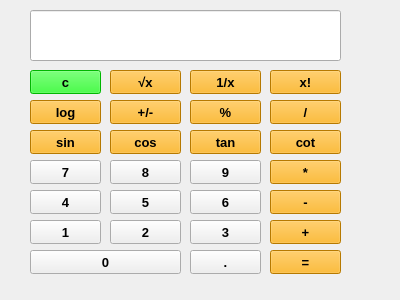
<?xml version="1.0" encoding="UTF-8"?>
<ui version="4.0">
 <class>Form</class>
 <widget class="QWidget" name="Form">
  <property name="geometry">
   <rect>
    <x>0</x>
    <y>0</y>
    <width>400</width>
    <height>300</height>
   </rect>
  </property>
  <property name="windowTitle">
   <string>Form</string>
  </property>
  <property name="styleSheet">
   <string notr="true">border-color: rgb(255, 170, 0);</string>
  </property>
  <widget class="QLineEdit" name="textbox">
   <property name="geometry">
    <rect>
     <x>30</x>
     <y>10</y>
     <width>311</width>
     <height>51</height>
    </rect>
   </property>
   <property name="font">
    <font>
     <pointsize>10</pointsize>
     <bold>true</bold>
    </font>
   </property>
   <property name="styleSheet">
    <string notr="true">border-color: rgb(0, 0, 0);</string>
   </property>
  </widget>
  <widget class="QPushButton" name="btn_7">
   <property name="geometry">
    <rect>
     <x>30</x>
     <y>160</y>
     <width>71</width>
     <height>24</height>
    </rect>
   </property>
   <property name="font">
    <font>
     <pointsize>10</pointsize>
     <bold>true</bold>
    </font>
   </property>
   <property name="text">
    <string>7</string>
   </property>
  </widget>
  <widget class="QPushButton" name="btn_2">
   <property name="geometry">
    <rect>
     <x>110</x>
     <y>220</y>
     <width>71</width>
     <height>24</height>
    </rect>
   </property>
   <property name="font">
    <font>
     <pointsize>10</pointsize>
     <bold>true</bold>
    </font>
   </property>
   <property name="text">
    <string>2</string>
   </property>
  </widget>
  <widget class="QPushButton" name="btn_5">
   <property name="geometry">
    <rect>
     <x>110</x>
     <y>190</y>
     <width>71</width>
     <height>24</height>
    </rect>
   </property>
   <property name="font">
    <font>
     <pointsize>10</pointsize>
     <bold>true</bold>
    </font>
   </property>
   <property name="text">
    <string>5</string>
   </property>
  </widget>
  <widget class="QPushButton" name="btn_4">
   <property name="geometry">
    <rect>
     <x>30</x>
     <y>190</y>
     <width>71</width>
     <height>24</height>
    </rect>
   </property>
   <property name="font">
    <font>
     <pointsize>10</pointsize>
     <bold>true</bold>
    </font>
   </property>
   <property name="text">
    <string>4</string>
   </property>
  </widget>
  <widget class="QPushButton" name="btn_1">
   <property name="geometry">
    <rect>
     <x>30</x>
     <y>220</y>
     <width>71</width>
     <height>24</height>
    </rect>
   </property>
   <property name="font">
    <font>
     <pointsize>10</pointsize>
     <bold>true</bold>
    </font>
   </property>
   <property name="text">
    <string>1</string>
   </property>
  </widget>
  <widget class="QPushButton" name="btn_3">
   <property name="geometry">
    <rect>
     <x>190</x>
     <y>220</y>
     <width>71</width>
     <height>24</height>
    </rect>
   </property>
   <property name="font">
    <font>
     <pointsize>10</pointsize>
     <bold>true</bold>
    </font>
   </property>
   <property name="text">
    <string>3</string>
   </property>
  </widget>
  <widget class="QPushButton" name="btn_dot">
   <property name="geometry">
    <rect>
     <x>190</x>
     <y>250</y>
     <width>71</width>
     <height>24</height>
    </rect>
   </property>
   <property name="font">
    <font>
     <pointsize>10</pointsize>
     <bold>true</bold>
    </font>
   </property>
   <property name="text">
    <string>.</string>
   </property>
  </widget>
  <widget class="QPushButton" name="btn_0">
   <property name="geometry">
    <rect>
     <x>30</x>
     <y>250</y>
     <width>151</width>
     <height>24</height>
    </rect>
   </property>
   <property name="font">
    <font>
     <pointsize>10</pointsize>
     <bold>true</bold>
    </font>
   </property>
   <property name="text">
    <string>0</string>
   </property>
  </widget>
  <widget class="QPushButton" name="btn_equal">
   <property name="geometry">
    <rect>
     <x>270</x>
     <y>250</y>
     <width>71</width>
     <height>24</height>
    </rect>
   </property>
   <property name="font">
    <font>
     <pointsize>10</pointsize>
     <bold>true</bold>
    </font>
   </property>
   <property name="styleSheet">
    <string notr="true">background-color: rgb(255, 170, 0);</string>
   </property>
   <property name="text">
    <string>=</string>
   </property>
  </widget>
  <widget class="QPushButton" name="btn_sum">
   <property name="geometry">
    <rect>
     <x>270</x>
     <y>220</y>
     <width>71</width>
     <height>24</height>
    </rect>
   </property>
   <property name="font">
    <font>
     <pointsize>10</pointsize>
     <bold>true</bold>
    </font>
   </property>
   <property name="styleSheet">
    <string notr="true">background-color: rgb(255, 170, 0);</string>
   </property>
   <property name="text">
    <string>+</string>
   </property>
  </widget>
  <widget class="QPushButton" name="btn_sub">
   <property name="geometry">
    <rect>
     <x>270</x>
     <y>190</y>
     <width>71</width>
     <height>24</height>
    </rect>
   </property>
   <property name="font">
    <font>
     <pointsize>10</pointsize>
     <bold>true</bold>
    </font>
   </property>
   <property name="styleSheet">
    <string notr="true">background-color: rgb(255, 170, 0);</string>
   </property>
   <property name="text">
    <string>-</string>
   </property>
  </widget>
  <widget class="QPushButton" name="btn_clear">
   <property name="geometry">
    <rect>
     <x>30</x>
     <y>70</y>
     <width>71</width>
     <height>24</height>
    </rect>
   </property>
   <property name="font">
    <font>
     <pointsize>10</pointsize>
     <bold>true</bold>
    </font>
   </property>
   <property name="styleSheet">
    <string notr="true">background-color: rgb(0, 255, 0);</string>
   </property>
   <property name="text">
    <string>c</string>
   </property>
  </widget>
  <widget class="QPushButton" name="btn_6">
   <property name="geometry">
    <rect>
     <x>190</x>
     <y>190</y>
     <width>71</width>
     <height>24</height>
    </rect>
   </property>
   <property name="font">
    <font>
     <pointsize>10</pointsize>
     <bold>true</bold>
    </font>
   </property>
   <property name="text">
    <string>6</string>
   </property>
  </widget>
  <widget class="QPushButton" name="btn_8">
   <property name="geometry">
    <rect>
     <x>110</x>
     <y>160</y>
     <width>71</width>
     <height>24</height>
    </rect>
   </property>
   <property name="font">
    <font>
     <pointsize>10</pointsize>
     <bold>true</bold>
    </font>
   </property>
   <property name="text">
    <string>8</string>
   </property>
  </widget>
  <widget class="QPushButton" name="btn_9">
   <property name="geometry">
    <rect>
     <x>190</x>
     <y>160</y>
     <width>71</width>
     <height>24</height>
    </rect>
   </property>
   <property name="font">
    <font>
     <pointsize>10</pointsize>
     <bold>true</bold>
    </font>
   </property>
   <property name="text">
    <string>9</string>
   </property>
  </widget>
  <widget class="QPushButton" name="btn_mul">
   <property name="geometry">
    <rect>
     <x>270</x>
     <y>160</y>
     <width>71</width>
     <height>24</height>
    </rect>
   </property>
   <property name="font">
    <font>
     <pointsize>10</pointsize>
     <bold>true</bold>
    </font>
   </property>
   <property name="styleSheet">
    <string notr="true">background-color: rgb(255, 170, 0);</string>
   </property>
   <property name="text">
    <string>*</string>
   </property>
  </widget>
  <widget class="QPushButton" name="btn_plus_2">
   <property name="geometry">
    <rect>
     <x>110</x>
     <y>100</y>
     <width>71</width>
     <height>24</height>
    </rect>
   </property>
   <property name="font">
    <font>
     <pointsize>10</pointsize>
     <bold>true</bold>
    </font>
   </property>
   <property name="styleSheet">
    <string notr="true">background-color: rgb(255, 170, 0);</string>
   </property>
   <property name="text">
    <string>+/-</string>
   </property>
  </widget>
  <widget class="QPushButton" name="btn_percent">
   <property name="geometry">
    <rect>
     <x>190</x>
     <y>100</y>
     <width>71</width>
     <height>24</height>
    </rect>
   </property>
   <property name="font">
    <font>
     <pointsize>10</pointsize>
     <bold>true</bold>
    </font>
   </property>
   <property name="styleSheet">
    <string notr="true">background-color: rgb(255, 170, 0);</string>
   </property>
   <property name="text">
    <string>%</string>
   </property>
  </widget>
  <widget class="QPushButton" name="btn_div">
   <property name="geometry">
    <rect>
     <x>270</x>
     <y>100</y>
     <width>71</width>
     <height>24</height>
    </rect>
   </property>
   <property name="font">
    <font>
     <pointsize>10</pointsize>
     <bold>true</bold>
    </font>
   </property>
   <property name="styleSheet">
    <string notr="true">background-color: rgb(255, 170, 0);</string>
   </property>
   <property name="text">
    <string>/</string>
   </property>
  </widget>
  <widget class="QPushButton" name="btn_sin">
   <property name="geometry">
    <rect>
     <x>30</x>
     <y>130</y>
     <width>71</width>
     <height>24</height>
    </rect>
   </property>
   <property name="font">
    <font>
     <pointsize>10</pointsize>
     <bold>true</bold>
    </font>
   </property>
   <property name="styleSheet">
    <string notr="true">background-color: rgb(255, 170, 0);</string>
   </property>
   <property name="text">
    <string>sin</string>
   </property>
  </widget>
  <widget class="QPushButton" name="btn_cos">
   <property name="geometry">
    <rect>
     <x>110</x>
     <y>130</y>
     <width>71</width>
     <height>24</height>
    </rect>
   </property>
   <property name="font">
    <font>
     <pointsize>10</pointsize>
     <bold>true</bold>
    </font>
   </property>
   <property name="styleSheet">
    <string notr="true">background-color: rgb(255, 170, 0);</string>
   </property>
   <property name="text">
    <string>cos</string>
   </property>
  </widget>
  <widget class="QPushButton" name="btn_tan">
   <property name="geometry">
    <rect>
     <x>190</x>
     <y>130</y>
     <width>71</width>
     <height>24</height>
    </rect>
   </property>
   <property name="font">
    <font>
     <pointsize>10</pointsize>
     <bold>true</bold>
    </font>
   </property>
   <property name="styleSheet">
    <string notr="true">background-color: rgb(255, 170, 0);</string>
   </property>
   <property name="text">
    <string>tan</string>
   </property>
  </widget>
  <widget class="QPushButton" name="btn_cot">
   <property name="geometry">
    <rect>
     <x>270</x>
     <y>130</y>
     <width>71</width>
     <height>24</height>
    </rect>
   </property>
   <property name="font">
    <font>
     <pointsize>10</pointsize>
     <bold>true</bold>
    </font>
   </property>
   <property name="styleSheet">
    <string notr="true">background-color: rgb(255, 170, 0);</string>
   </property>
   <property name="text">
    <string>cot</string>
   </property>
  </widget>
  <widget class="QPushButton" name="btn_factorial">
   <property name="geometry">
    <rect>
     <x>270</x>
     <y>70</y>
     <width>71</width>
     <height>24</height>
    </rect>
   </property>
   <property name="font">
    <font>
     <pointsize>10</pointsize>
     <bold>true</bold>
    </font>
   </property>
   <property name="styleSheet">
    <string notr="true">background-color: rgb(255, 170, 0);</string>
   </property>
   <property name="text">
    <string>x!</string>
   </property>
  </widget>
  <widget class="QPushButton" name="btn_rev">
   <property name="geometry">
    <rect>
     <x>190</x>
     <y>70</y>
     <width>71</width>
     <height>24</height>
    </rect>
   </property>
   <property name="font">
    <font>
     <pointsize>10</pointsize>
     <bold>true</bold>
    </font>
   </property>
   <property name="styleSheet">
    <string notr="true">background-color: rgb(255, 170, 0);</string>
   </property>
   <property name="text">
    <string>1/x</string>
   </property>
  </widget>
  <widget class="QPushButton" name="btn_sqrt">
   <property name="geometry">
    <rect>
     <x>110</x>
     <y>70</y>
     <width>71</width>
     <height>24</height>
    </rect>
   </property>
   <property name="font">
    <font>
     <pointsize>10</pointsize>
     <bold>true</bold>
    </font>
   </property>
   <property name="styleSheet">
    <string notr="true">background-color: rgb(255, 170, 0);</string>
   </property>
   <property name="text">
    <string>√x</string>
   </property>
  </widget>
  <widget class="QPushButton" name="btn_log">
   <property name="geometry">
    <rect>
     <x>30</x>
     <y>100</y>
     <width>71</width>
     <height>24</height>
    </rect>
   </property>
   <property name="font">
    <font>
     <pointsize>10</pointsize>
     <bold>true</bold>
    </font>
   </property>
   <property name="styleSheet">
    <string notr="true">background-color: rgb(255, 170, 0);</string>
   </property>
   <property name="text">
    <string>log</string>
   </property>
  </widget>
 </widget>
 <resources/>
 <connections/>
</ui>
